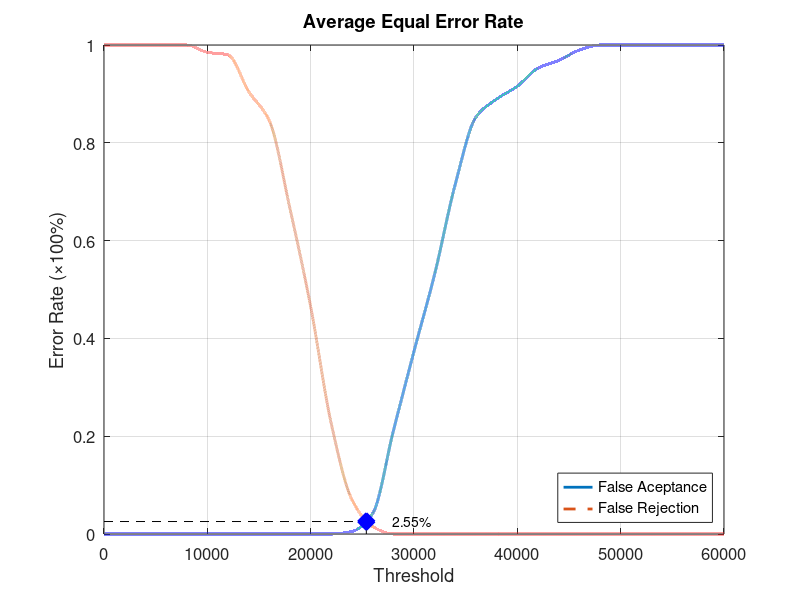
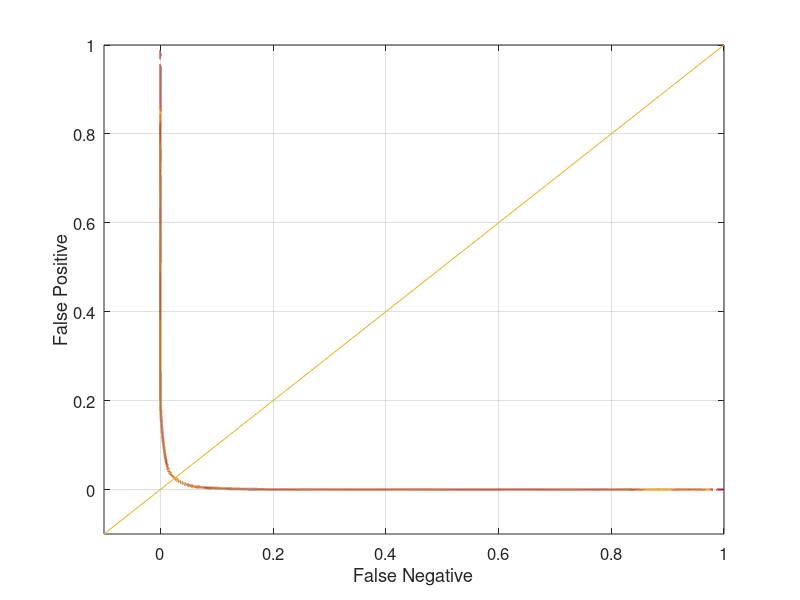

Recreate these plots in MATLAB, in order.
function yEER = Database2_3
close all;
clear;
clc;
x = 0:2000:60000;
xq = 0:0.5:60000;

y0 = [0 0 0 0 0 0 0 0 0 0 0 0 0.00526316 0.0421053 0.210526 0.373684 0.531579 0.715789 0.852632 0.889474 0.915789 0.952632 0.968421 0.989474 1 1 1 1 1 1 1];
yy0 = interp1(x, y0, xq, 'pchip');
y1 = [1 1 1 1 1 0.985 0.98 0.905 0.845 0.665 0.465 0.225 0.07 0.015 0 0 0 0 0 0 0 0 0 0 0 0 0 0 0 0 0];
yy1 = interp1(x, y1, xq, 'pchip');

% Calculating EER: 
y2 = abs(y0 - y1);
find(y2 == min(y2))
yy2 = abs(yy0 - yy1);
xEER = find(yy2 == min(yy2));
xEERIndex = xq(xEER) % X-axis EER
yEER = yy0(xEER) % Y-axis EER

main = figure
plot(xq, yy0,'-','LineWidth', 2);	hold on
plot(xq, yy1,'--','LineWidth', 2);	hold on
plot([xEERIndex xEERIndex], [0 yEER], 'k--');	hold on
plot([0 xEERIndex], [yEER yEER], 'k--');	hold on
plot(xEERIndex, yEER, 'bx', 'LineWidth', 10);	hold on
text(xEERIndex + 10 * xEERIndex / 100, yEER, [num2str(round((10000 * yEER)) / 100) '%'])
legend('False Aceptance', 'False Rejection', 'Location', 'SouthEast')
xlabel('Threshold')
ylabel('Error Rate (\times100%)')
title('Average Equal Error Rate')
set(gca, 'FontSize', 12)
axis([0 60000 0 1])
grid on

print(main, 'Database2_3Main', '-dpng');
FNRxFPR = figure('Color', [1 1 1]);
plot(yy1, yy0, '-', yy1, yy0, 'LineWidth', 2);
hold on
y = -0.1:0.1:1
plot(y, y); 
set(gca, 'FontSize', 12)
xlabel('False Negative')
ylabel('False Positive')
axis([-0.1 1 -0.1 1])
set(gca, 'FontSize', 12)
grid on

print(FNRxFPR, 'Database2_3FNRxFPR','-dpng');
end
